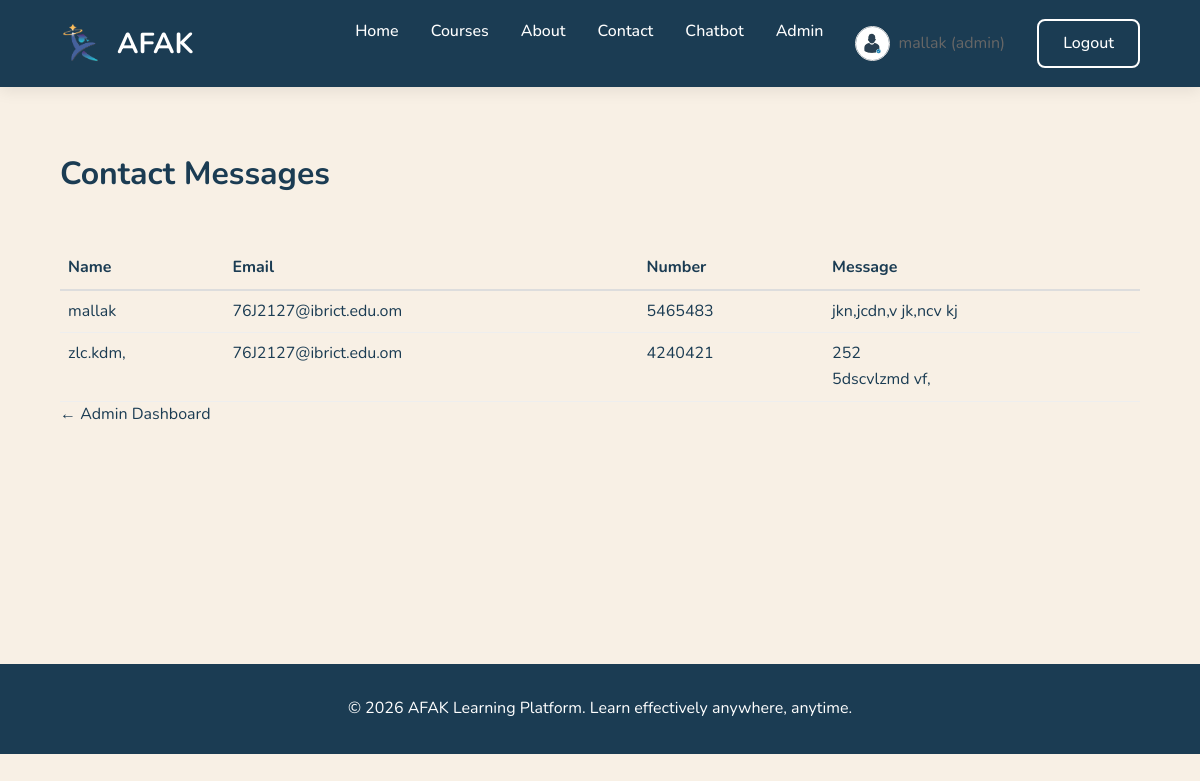
/admin/contact-messages.php (signed in), run on the app's committed database.
### tables this page shows
CREATE TABLE IF NOT EXISTS `contact_us` (
  `name` varchar(200) NOT NULL,
  `email` varchar(200) NOT NULL,
  `number` int(50) DEFAULT NULL,
  `comment` varchar(600) NOT NULL
);

### includes/functions.php (called while the page is built, shortened)
<?php
function e(string $str): string {
    return htmlspecialchars($str, ENT_QUOTES, 'UTF-8');
}
function url(string $path): string {
    $base = defined('BASE_PATH') ? '/' . trim(BASE_PATH, '/') : '';
    $cleanPath = ltrim($path, '/');
    return rtrim($base, '/') . '/' . ltrim($cleanPath, '/');
}

### admin/contact-messages.php (the view, shortened to what this page needs)
<?php
require_once __DIR__ . '/../config/db.php';
require_once __DIR__ . '/../includes/functions.php';
$tableMissing = false;
$rows = [];
try {
    $rows = $pdo->query('SELECT name, email, number, comment FROM contact_us LIMIT 200')->fetchAll();
} catch (PDOException $e) {
    $tableMissing = true;
}
require_once __DIR__ . '/../includes/header.php';
?>
<h2 class="section-title">Contact Messages</h2>
<?php if ($tableMissing): ?>
    <div class="alert alert-danger">The <code>contact_us</code> table is missing. Import <code>database/schema.sql</code> (or add the contact_us section) and refresh.</div>
<?php elseif (empty($rows)): ?>
    <p class="text-muted">No messages yet.</p>
<?php else: ?>
    <div style="overflow-x: auto;">
        <table class="data-table" style="width: 100%; border-collapse: collapse;">
            <thead>
                <tr style="text-align: left; border-bottom: 2px solid #ddd;">
                    <th style="padding: 0.5rem;">Name</th>
                    <th style="padding: 0.5rem;">Email</th>
                    <th style="padding: 0.5rem;">Number</th>
                    <th style="padding: 0.5rem;">Message</th>
                </tr>
            </thead>
            <tbody>
                <?php foreach ($rows as $r): ?>
                    <tr style="border-bottom: 1px solid #eee; vertical-align: top;">
                        <td style="padding: 0.5rem;"><?= e($r['name']) ?></td>
                        <td style="padding: 0.5rem;"><a href="mailto:<?= e($r['email']) ?>"><?= e($r['email']) ?></a></td>
                        <td style="padding: 0.5rem;"><?= e((string) ($r['number'] ?? '')) ?></td>
                        <td style="padding: 0.5rem; max-width: 320px;"><?= nl2br(e($r['comment'])) ?></td>
                    </tr>
                <?php endforeach ?>
            </tbody>
        </table>
    </div>
<?php endif ?>
<p><a href="<?= url('admin/index.php') ?>">← Admin Dashboard</a></p>
<?php require_once __DIR__ . '/../includes/footer.php'; ?>

### assets/css/style.css (style rules this page uses)
:root { --primary: #1B3C53; --primary-dark: #163042; --accent: #73AF6F; --beige: #EADBC8; --beige-dark: #DAC0A3; --background: #F8F0E5; --white: #ffffff; --border: #e6e6e6; --text: #1B3C53; --text-muted: #666; --dark: #1B3C53; --shadow: 0 4px 15px rgba(0,0,0,0.08); }
* { margin: 0; padding: 0; box-sizing: border-box; }
body { font-family: 'Nunito', sans-serif; background: var(--background); color: var(--text); line-height: 1.6; }
a { text-decoration: none; color: var(--primary); }
.section-title { font-size: 2rem; margin: 3rem 0; }

### data on the page
contact_us: name "mallak", email "76J2127@ibrict.edu.om", number "5465483", comment "jkn,jcdn,v jk,ncv kj"
contact_us: name "zlc.kdm,", email "76J2127@ibrict.edu.om", number "4240421", comment "252 5dscvlzmd vf,"

### other printed values
$_SESSION['first_name'] "mallak"
$_SESSION['role'] "admin"
